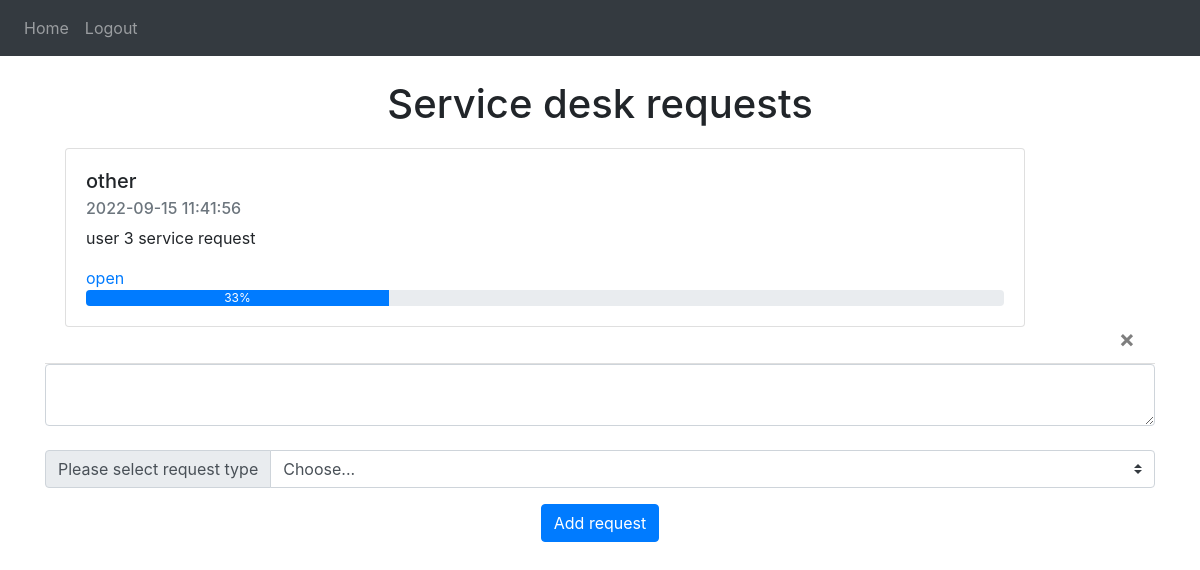
The app's page / (signed in) with its own data.
### Flask-agile/website/models.py (models this page shows)
class Service_request(db.Model):
    id = db.Column(db.Integer, primary_key=True)
    data = db.Column(db.String(10000))
    date = db.Column(db.DateTime(timezone=True), default=func.now())
    user_id = db.Column(db.Integer, db.ForeignKey('user.id'))
    status_id = db.Column(db.Integer, db.ForeignKey('status.id'))
    category_id = db.Column(db.Integer, db.ForeignKey('category.id'))

### Flask-agile/website/views.py (the view, shortened to what this page needs)
@views.route('/', methods=['GET', 'POST'])
@login_required
def home():
    return render_template("home.html", user=current_user)

### Flask-agile/website/__init__.py (called while the page is built)
def create_app():
    app = Flask(__name__)
    app.url_map.strict_slashes = False
    app.config['SECRET_KEY'] = 'hjshjhdjah kjshkjdhjs'
    app.config['SQLALCHEMY_DATABASE_URI'] = f'sqlite:///{DB_NAME}'
    db.init_app(app)
    from .views import views
    from .auth import auth
    app.register_blueprint(views, url_prefix='/')
    app.register_blueprint(auth, url_prefix='/')
    from .models import User, Service_request, Status, Category
    create_database(app)
    login_manager = LoginManager()
    login_manager.login_view = 'auth.login'
    login_manager.init_app(app)
    @login_manager.user_loader
    def load_user(id):
        return User.query.get(int(id))
    return app

### Flask-agile/website/templates/home.html (shortened to what this page needs)
{% extends "base.html" %} {% block title %}Home{% endblock %} {% block content
    %}
    <br />
    <h1 align="center">Service desk requests</h1>
    <ul class="list-group list-group-flush" id="user_requests">
      {% for service_request in user.service_requests %}
      <li class="list-group-item">
        <div class="card" style="width: 60rem;">
          <div class="card-body">
            {% if service_request.category_id == 1 %}
            <h5 class="card-title">Request new account</h5>
            {% elif service_request.category_id == 2 %}
            <h5 class="card-title">Password reset</h5>
            {% else %}
            <h5 class="card-title">other</h5>
            {% endif %}
            <h6 class="card-subtitle mb-2 text-muted">{{service_request.date}}</h6>
            <p class="card-text">{{service_request.data}}</p>
            {% if service_request.status_id == 1 %}
            <a href="#" class="card-link">open</a>
            <div class="progress">
              <div class="progress-bar" role="progressbar" style="width: 33%;" aria-valuenow="33" aria-valuemin="0" aria-valuemax="100">33%</div>
            </div>
            {% elif service_request.status_id == 2 %}
            <a href="#" class="card-link">In progress</a>
            <div class="progress">
              <div class="progress-bar" role="progressbar" style="width: 66%;" aria-valuenow="66" aria-valuemin="0" aria-valuemax="100">66%</div>
            </div>
            {% else %}
            <a href="#" class="card-link">closed</a>
            <div class="progress">
              <div class="progress-bar" role="progressbar" style="width: 100%;" aria-valuenow="100" aria-valuemin="100%" aria-valuemax="100">100%</div>
            </div>
            {% endif %}
          </div>
        </div>
        <button type="button" class="close" onClick="deleteService_request({{ service_request.id }})">
          <span aria-hidden="true">&times;</span>
        </button>
      </li>
      {% endfor %}
    </ul>
    <form method="POST">
      <textarea name="service_request" id="service_request" class="form-control"></textarea>
      <br />
      <div class="input-group mb-3">
        <div class="input-group-prepend">
          <label class="input-group-text" for="inputGroupSelect01">Please select request type</label>
        </div>
        <select class="custom-select" name="service_request_categoryid"id="service_request_categoryid">
          <option selected>Choose...</option>
        </select>
      </div>
      <div align="center">
        <button type="submit" class="btn btn-primary">Add request</button>
      </div>
    </form>
    {% endblock %}

### records on screen
Service_request: shows "other", date "2022-09-15 11:41:56", data "user 3 service request", shows "open"
